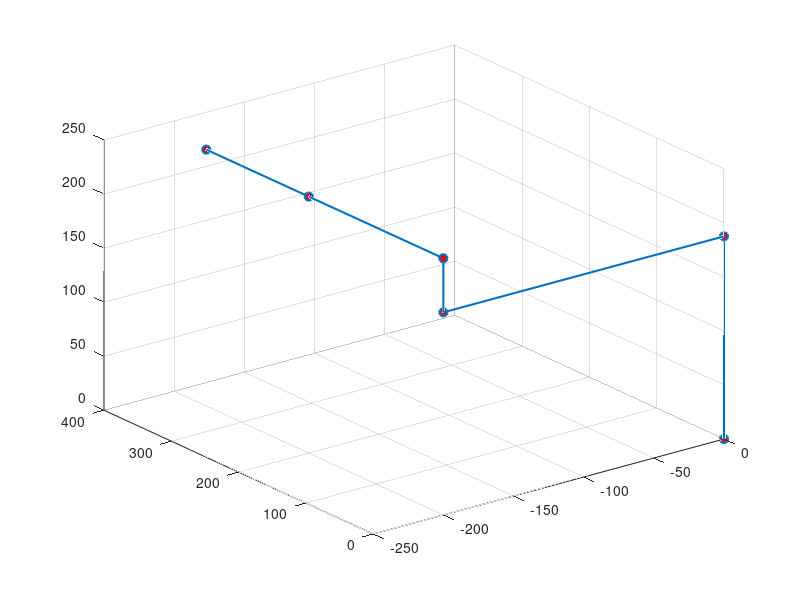
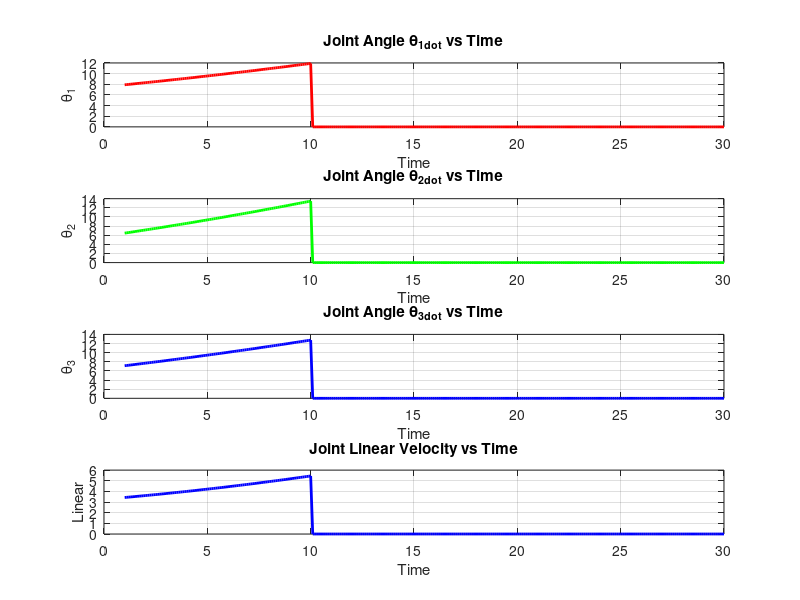
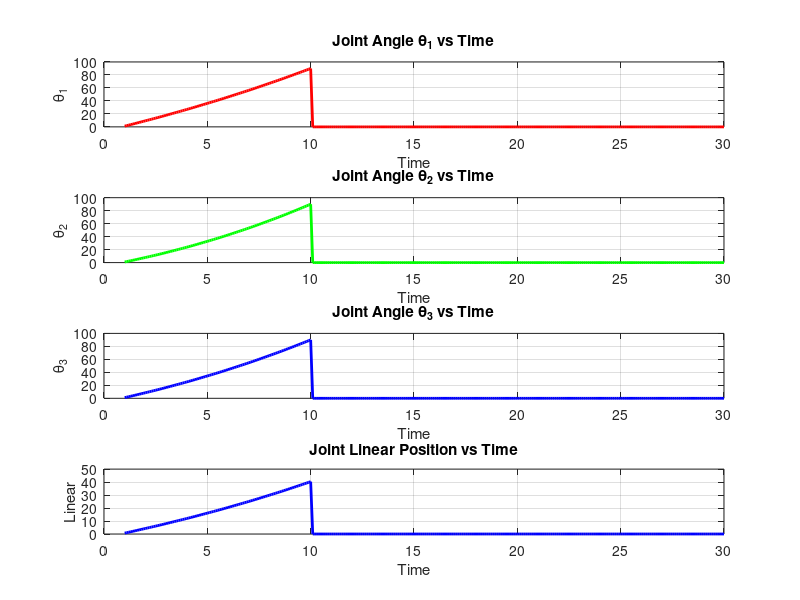

These charts were generated, in order, by the following MATLAB code:
clc;

%% Define coordinates

timeStep = 0.1; % time step
timeVec = 1:timeStep:30;
numSamples = length(timeVec); % number of time samples

% Initial generalized coordinates 
angle1 = 0; 
angle2 = 0; 
angle3 = 0;
linearPos = 0;
angles = [angle1 angle2 angle3 linearPos];
 
% Define intermediate variables
cos1 = cosd(angle1);
sin1 = sind(angle1);
cos2 = cosd(angle2);
sin2 = sind(angle2);
cos3 = cosd(angle3);
sin3 = sind(angle3);

% Initial generalized velocities 
angle1Vel = 0; 
angle2Vel = 0; 
angle3Vel = 0;
linearVel = 0;
anglesVel = [angle1Vel angle2Vel angle3Vel linearVel];

angle1VelArr = zeros(1, numSamples);
angle2VelArr = zeros(1, numSamples);
angle3VelArr = zeros(1, numSamples);
linearVelArr = zeros(1, numSamples);

angle1Arr = zeros(1, numSamples);
angle2Arr = zeros(1, numSamples);
angle3Arr = zeros(1, numSamples);
linearArr = zeros(1, numSamples);

% Desired angles 
angle1_d = 90; 
angle2_d = 90; 
angle3_d = 90;
linear_d = 40;
angles_d = [angle1_d angle2_d angle3_d linear_d];

% Desired velocities 
angle1Vel_d = 0; 
angle2Vel_d = 0; 
angle3Vel_d = 0;
linearVel_d = 0;
anglesVel_d = [angle1Vel_d angle2Vel_d angle3Vel_d linearVel_d];

K = [1.5 1.5 1.5 1.5 30.595 14.2 19.68 29.85 0.005 0.005 0.005 0.01];

% Length of links
link1 = 187.5;
link2 = 200; 
link3 = 50; 
link4 = 200; 
link5 = 112.5; 
d4 = link5 + linearPos;

% Masses of links
mass1 = 350; 
mass2 = 341; 
mass3 = 100;
mass4 = 400;
mass5 = 600;
gravity = 9.81;

% Moments of inertia of links
inertia1 = 500;
inertia2 = 700; 
inertia3 = 400; 
inertia4 = 500;
inertia5 = 700;

integralError = [0 0 0 0];
totalError = [0 0 0 0];
prevError = [0 0 0 0];

integralErrorVel = [0 0 0 0];
totalErrorVel = [0 0 0 0];
prevErrorVel = [0 0 0 0];

%% Computing

for i = 1 : numSamples
    inertiaMat = [inertia2 0 0 0;
                  0 inertia3 0 0;
                  0 0 inertia4 0;
                  0 0 0 inertia5];

    inputTorques = [2 2 2 5]; % vector of moments for each motor joint
    d4 = link5 + linearPos;

    coriolisMat = [sin1 * (mass2 * gravity * link2 / 2 + mass3 * gravity * link3 + mass4 * gravity * link4 + mass5 * gravity * link5) - sin1 * cos2 * (mass3 * gravity * link3 / 2 + mass4 * gravity * link4 + mass5 * gravity * link5) - sin1 * cos2 * cos3 * (mass4 * gravity * link4 / 2 + mass5 * gravity * link5) + cos1 * sin2 * cos3 * (mass4 * gravity * link4 / 2 + mass5 * gravity * link5) + cos1 * sin2 * cos3 * mass5 * gravity * d4 / 2;
                  -cos1 * sin2 * (mass3 * gravity * link3 / 2 + mass4 * gravity * link4 + mass5 * gravity * link5) + sin1 * cos2 * (mass3 * gravity * link3 / 2 + mass4 * gravity * link4 + mass5 * gravity * link5) - cos1 * sin2 * cos3 * (mass4 * gravity * link4 / 2 + mass5 * gravity * link5) + sin1 * cos2 * cos3 * (mass4 * gravity * link4 / 2 + mass5 * gravity * link5) + sin1 * cos2 * cos3 * mass5 * gravity * d4 / 2;
                  -cos1 * cos2 * sin3 * (mass4 * gravity * link4 / 2 + mass5 * gravity * link5) - sin1 * sin2 * sin3 * (mass4 * gravity * link4 / 2 + mass5 * gravity * link5) - sin1 * sin2 * sin3 * mass5 * gravity * d4 / 2;
                  -mass5 * gravity / 2];

    errorAngles = angles_d - angles;
    integralError = integralError + errorAngles;
    errorVel = (errorAngles - prevError) / timeStep;

    prevError = errorAngles;
    
    % Compute torques
    torques = K(:,1:4).*errorAngles + K(:,5:8).*errorVel + K(:,9:12).*integralError;

    % Calculate angular accelerations
    angularAccel = inertiaMat \ (torques' * inputTorques) - inertiaMat \ (coriolisMat * anglesVel);

    % Update angular velocities
    angle1Vel = angularAccel(1) * timeStep + angle1Vel;
    angle2Vel = angularAccel(2) * timeStep + angle2Vel;
    angle3Vel = angularAccel(3) * timeStep + angle3Vel;
    linearVel = angularAccel(4) * timeStep + linearVel;

    angle1VelArr(i) = angle1Vel;
    angle2VelArr(i) = angle2Vel;
    angle3VelArr(i) = angle3Vel;
    linearVelArr(i) = linearVel;

    % Update angles
    angle1 = angularAccel(1) * timeStep * timeStep * 0.5 + angle1Vel * timeStep + angle1;
    angle2 = angularAccel(2) * timeStep * timeStep * 0.5 + angle2Vel * timeStep + angle2;
    angle3 = angularAccel(3) * timeStep * timeStep * 0.5 + angle3Vel * timeStep + angle3;
    linearPos = angularAccel(3) * timeStep * timeStep * 0.5 + linearVel * timeStep + linearPos;

    angle1Arr(i) = angle1;
    angle2Arr(i) = angle2;
    angle3Arr(i) = angle3;
    linearArr(i) = linearPos;

    % Define intermediate variables
    cos1_d = cosd(angle1);
    sin1_d = sind(angle1);
    cos2_d = cosd(angle2);
    sin2_d = sind(angle2);
    cos3_d = cosd(angle3);
    sin3_d = sind(angle3);

    cos1 = cosd(angle1);
    sin1 = sind(angle1);
    cos2 = cosd(angle2);
    sin2 = sind(angle2);
    cos3 = cosd(angle3);
    sin3 = sind(angle3);

    % Stick figure representation
    xCoords = [0, 0, -sin1*link2, -sin1*link2 + link3*(cos1*sin2 - cos2*sin1), -sin1*link2 + link3*(cos1*sin2 - cos2*sin1) + link4*(cos1*sin2*cos3 - sin1*cos2*cos3), -sin1*link2 + link3*(cos1*sin2 - cos2*sin1) + (link4 + d4)*(cos1*sin2*cos3 - sin1*cos2*cos3)];
    yCoords = [0, 0, 0, 0, sin3*link4, sin3*(link4 + d4)];
    zCoords = [0, link1, link1 + link2*cos1, link1 + link2*cos1 + link3*(cos1*cos2 + sin1*sin2), link1 + link2*cos1 + link3*(cos1*cos2 + sin1*sin2) + link4*(cos1*cos2*cos3 + sin1*sin2*cos3), link1 + link2*cos1 + link3*(cos1*cos2 + sin1*sin2) + (link4 + d4)*(cos1*cos2*cos3 + sin1*sin2*cos3)];

    plot3(xCoords, yCoords, zCoords, '-o', 'LineWidth', 1.5, 'MarkerSize', 6, 'MarkerFaceColor', 'r');
    grid on;
    
    if (angle1Arr(i) > angle1_d || angle2Arr(i) > angle2_d || angle3Arr(i) > angle3_d || linearArr(i) > linear_d)
        break; 
    end
    
    xlim([-300, 300]);
    ylim([-300, 300]);
    zlim([-100, 900]);
    xlabel('X');
    ylabel('Y');
    zlabel('Z');
    title('Stick Figure Representation of Robotic Arm');
end

%% Plotting

% Plot motion graphs
figure;
subplot(4, 1, 1);
plot(timeVec, angle1VelArr, 'r', 'LineWidth', 2);
xlabel('Time');
ylabel('\theta_1');
title('Joint Angle \theta_1_d_o_t vs Time');
grid on;

subplot(4, 1, 2);
plot(timeVec, angle2VelArr, 'g', 'LineWidth', 2);
xlabel('Time');
ylabel('\theta_2');
title('Joint Angle \theta_2_d_o_t vs Time');
grid on;

subplot(4, 1, 3);
plot(timeVec, angle3VelArr, 'b', 'LineWidth', 2);
xlabel('Time');
ylabel('\theta_3');
title('Joint Angle \theta_3_d_o_t vs Time');
grid on;

subplot(4, 1, 4);
plot(timeVec, linearVelArr, 'b', 'LineWidth', 2);
xlabel('Time');
ylabel('Linear');
title('Joint Linear Velocity vs Time');
grid on;

figure;
subplot(4, 1, 1);
plot(timeVec, angle1Arr, 'r', 'LineWidth', 2);
xlabel('Time');
ylabel('\theta_1');
title('Joint Angle \theta_1 vs Time');
grid on;

subplot(4, 1, 2);
plot(timeVec, angle2Arr, 'g', 'LineWidth', 2);
xlabel('Time');
ylabel('\theta_2');
title('Joint Angle \theta_2 vs Time');
grid on;

subplot(4, 1, 3);
plot(timeVec, angle3Arr, 'b', 'LineWidth', 2);
xlabel('Time');
ylabel('\theta_3');
title('Joint Angle \theta_3 vs Time');
grid on;

subplot(4, 1, 4);
plot(timeVec, linearArr, 'b', 'LineWidth', 2);
xlabel('Time');
ylabel('Linear');
title('Joint Linear Position vs Time');
grid on;

hold off;
